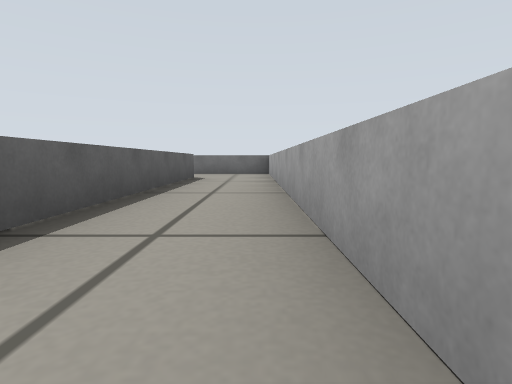
View 1 (above)

19 first-person views from a walk through a Gazebo world. The camera is 0.19 m above the floor, tilts 6° down and sees 80° across. The floor is counted in squares, 0.5 m on a side. Each view is taken from the middle of a square. On the plan, view 1 faces up. The plan holds only what a view shows up to about 9 squares ahead; the rest is blank.

View 2
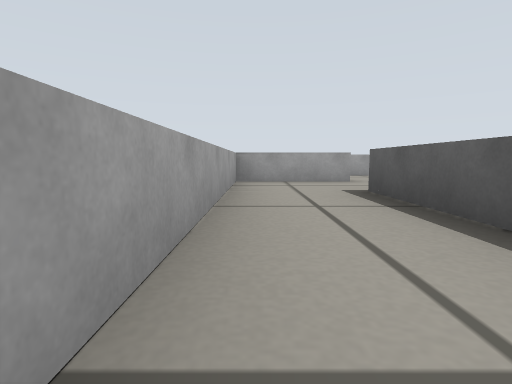

View 3
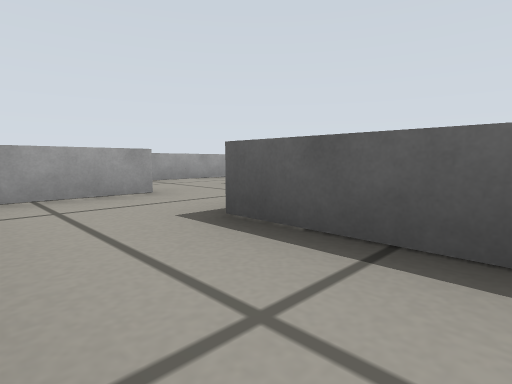

View 4
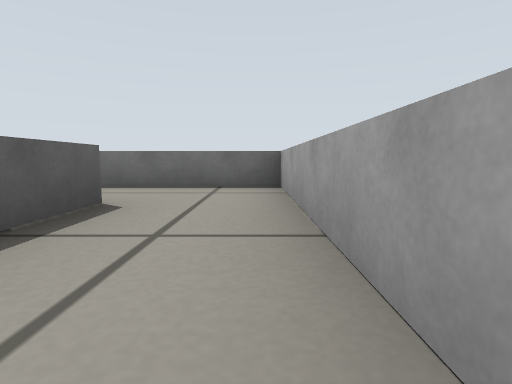

View 5
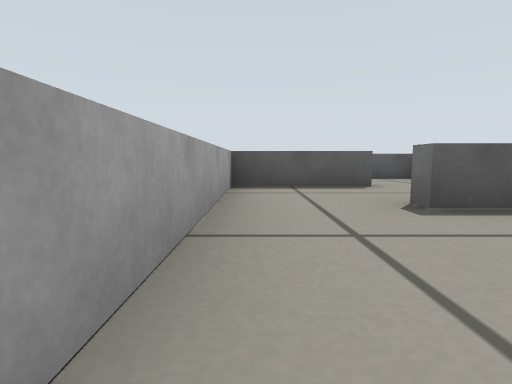

View 6
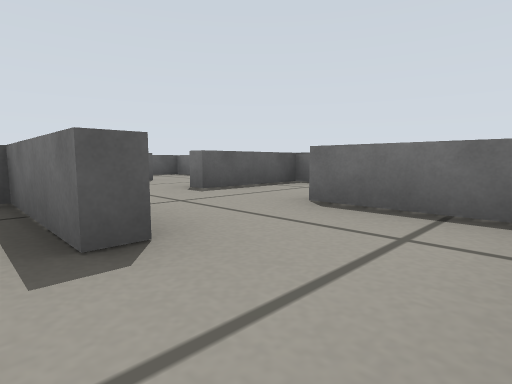

View 7
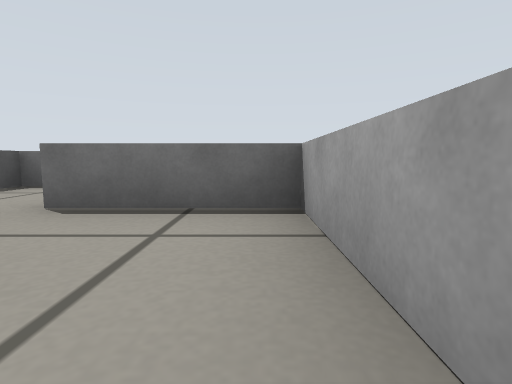

View 8
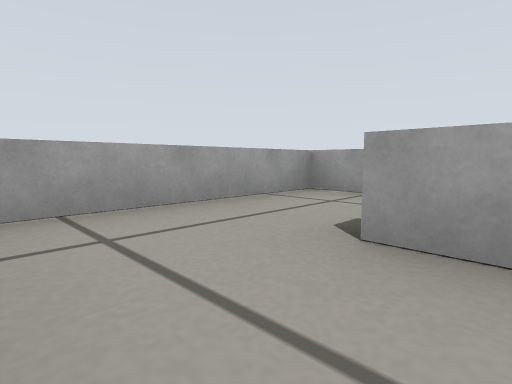

View 9
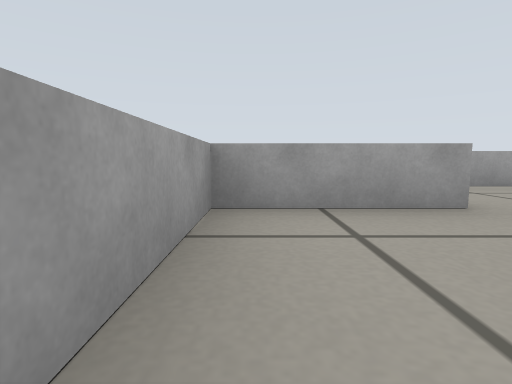

View 10
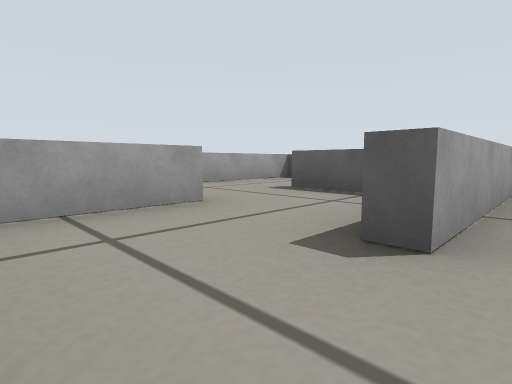

View 11
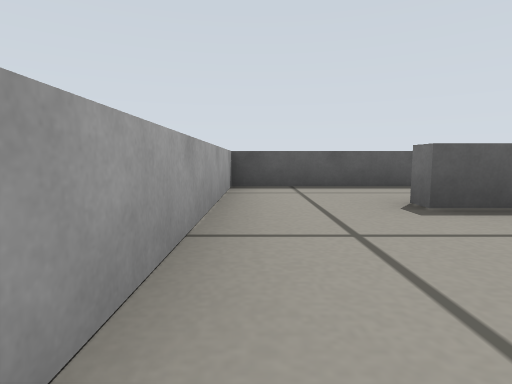

View 12
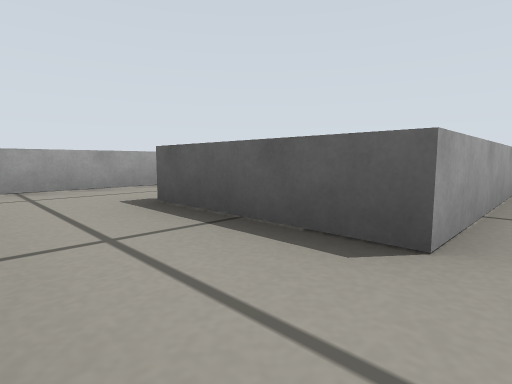

View 13
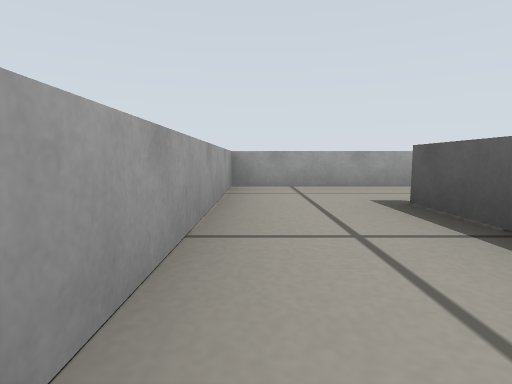

View 14
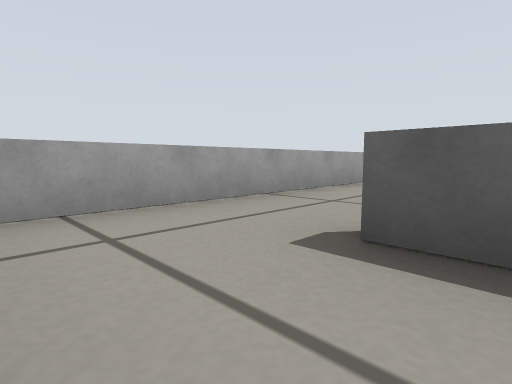

View 15
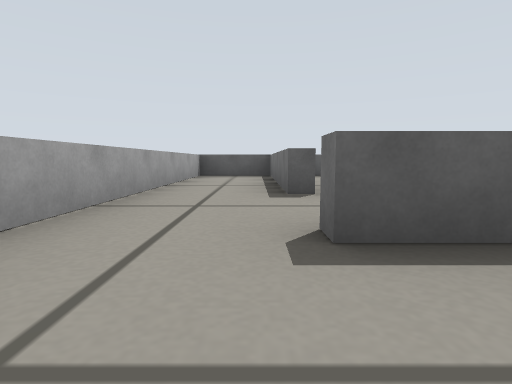

View 16
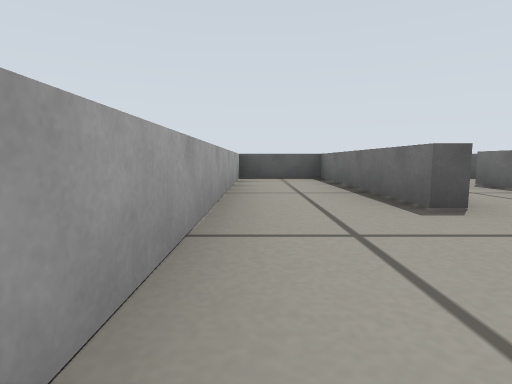

View 17
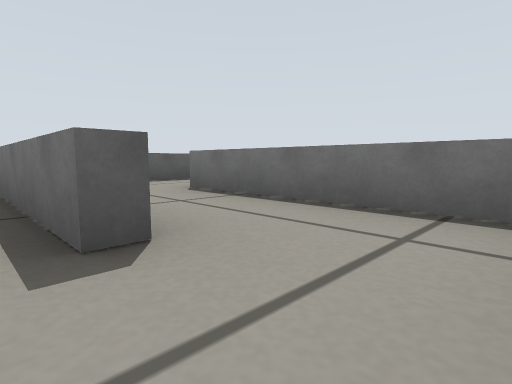

View 18
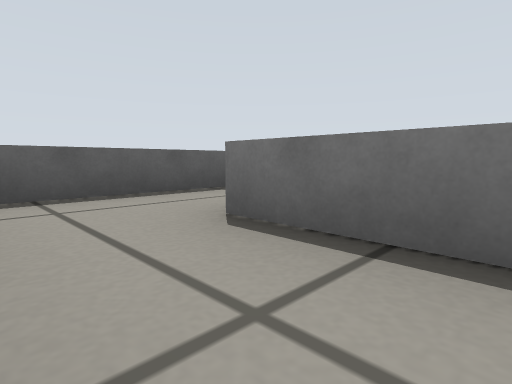

View 19
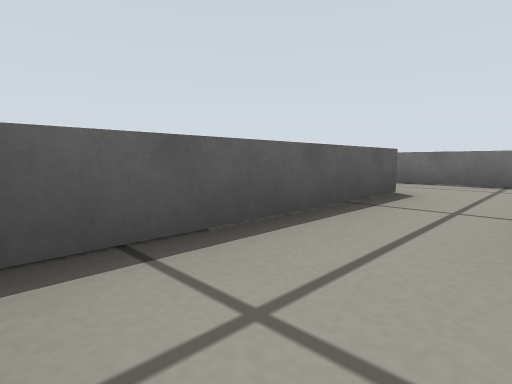

### Floor plan
Key: @ floor where view 1 was taken; # wall or solid block; . floor.
Columns run from 8 left of view 1 to 1 right of it. Each row starts with its distance up from view 1.
  8       ####
  7       ...#
  6        #.#
  5        #.#
  4        #.#
  3        #.#
  2        #.#
  1        #.#
  0  #   ###@#
 -1  #...#...#
 -2    #...###
 -3    #.....#
 -4 #######..#
 -5 ...#.#...#
 -6  #.#...###
 -7  #.#.....#
 -8  #.#####.#
 -9  #.....#.#
-10  ####....#
-11  #.......#
-12  #########

Positions as (right, up) in squares from view 1, and headings:
1: (0, 0), facing up
2: (0, 4), facing down
3: (0, 2), facing down-left
4: (0, 4), facing up
5: (-1, -3), facing left
6: (0, -4), facing up-left
7: (0, -4), facing up
8: (-2, -2), facing down-right
9: (0, -3), facing down
10: (0, -3), facing down-left
11: (-1, -7), facing left
12: (0, -7), facing down-left
13: (0, -7), facing down
14: (0, -9), facing down-left
15: (0, -10), facing left
16: (-1, -11), facing left
17: (-2, -10), facing up-left
18: (-4, -9), facing up-left
19: (-6, -9), facing up-left
